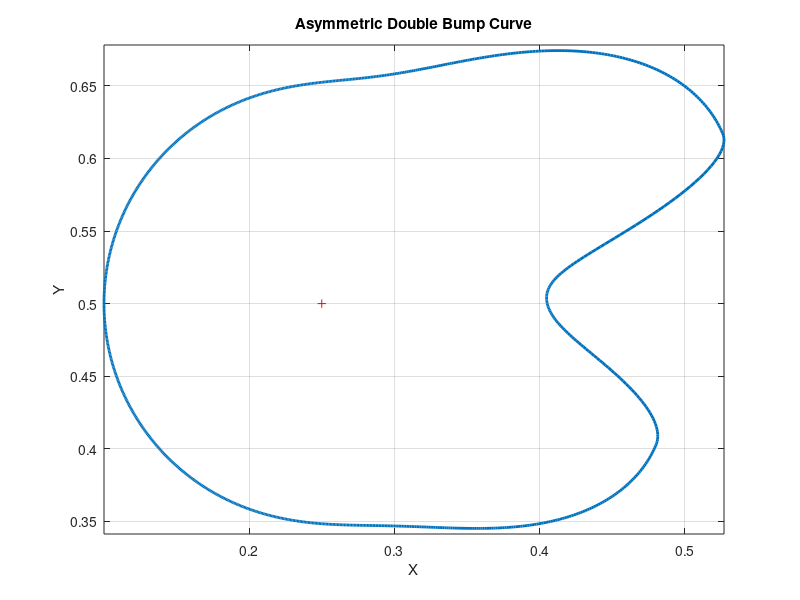

Recreate this plot in MATLAB.
close all 
clc
% 参数设置
theta = linspace(0, 2*pi, 1000); % 角度采样
r_base = 0.15;       % 基础半径
center = [0.25 0.5];

% 第一个凸起参数（左侧平缓，右侧陡峭）
h1 = 0.1;         % 凸起高度
theta1 = 0 - 0.4;  % 凸起中心位置
k1_left = 3;     % 左侧衰减系数（值越小衰减越慢）
k1_right = 20;    % 右侧衰减系数（值越大衰减越快）

% 第二个凸起参数（左侧陡峭，右侧平缓）
h2 = 0.15;
theta2 = 0 + 0.4;
k2_left = 30;
k2_right = 3;

% 计算周期角度差
delta1 = mod(theta - theta1 + pi, 2*pi) - pi;
delta2 = mod(theta - theta2 + pi, 2*pi) - pi;

% 非对称高斯函数
bump1 = h1 * exp( - ( (delta1 < 0)*k1_left + (delta1 >= 0)*k1_right ) .* delta1.^2 );
bump2 = h2 * exp( - ( (delta2 < 0)*k2_left + (delta2 >= 0)*k2_right ) .* delta2.^2 );

% 合成半径
r = r_base + bump1 + bump2;

% 转换为笛卡尔坐标
x = center(1) + r .* cos(theta);
y = center(2) + r .* sin(theta);

% 可视化
figure;
plot(x, y, 'LineWidth', 2);
axis equal;
title('Asymmetric Double Bump Curve');
xlabel('X'); ylabel('Y');
grid on;
hold on;
plot(center(1), center(2), 'r+'); % 标记原点

% 绘制凸起中心参考线
% plot(r_base*cos(theta1), r_base*sin(theta1), 'bo');
% plot(r_base*cos(theta2), r_base*sin(theta2), 'bo');
